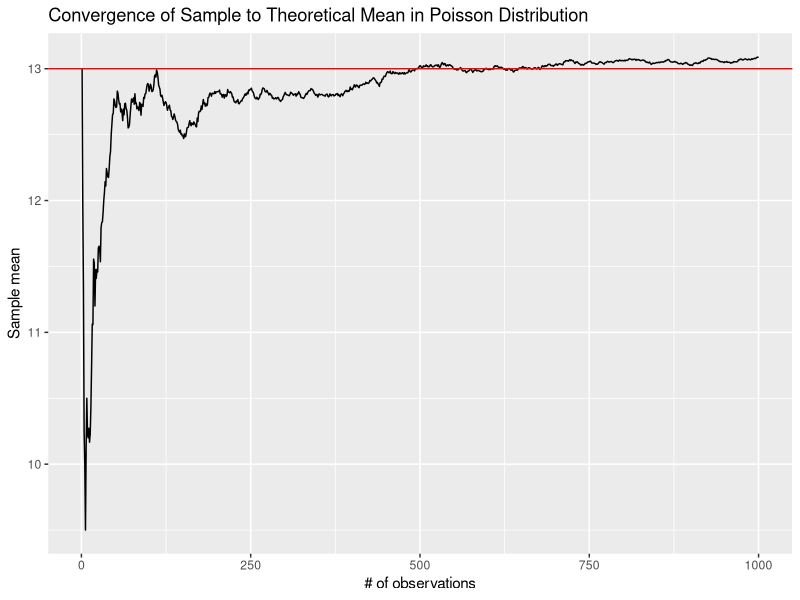
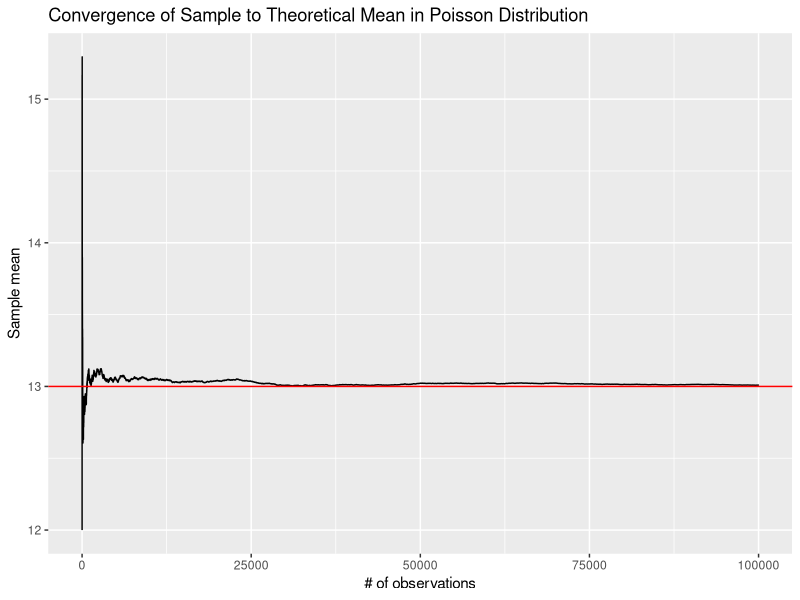
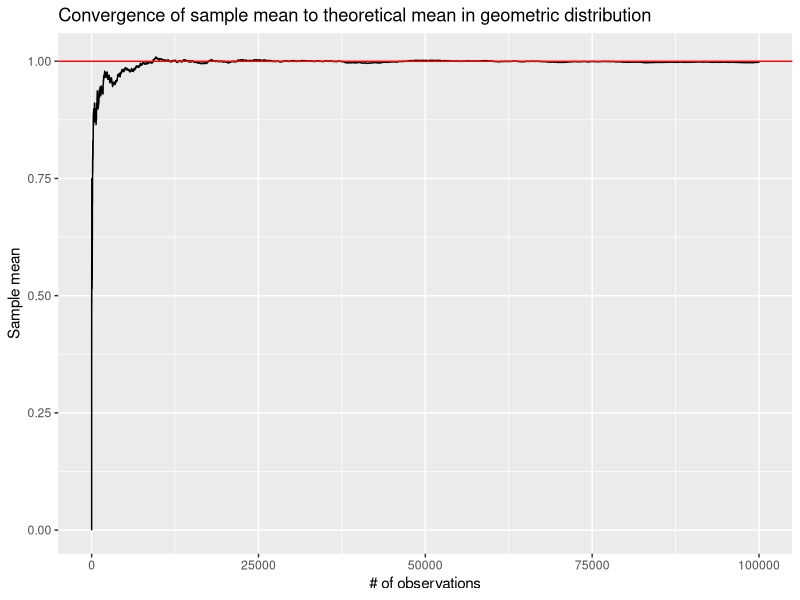
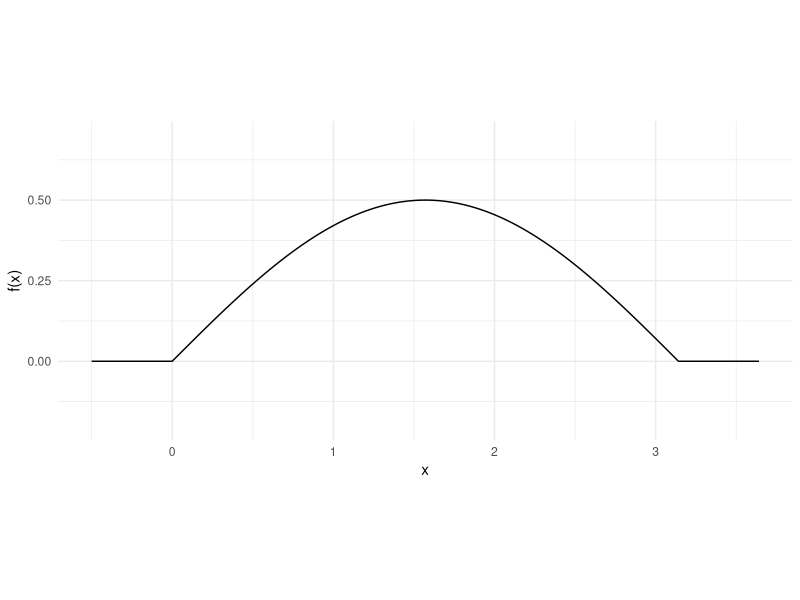
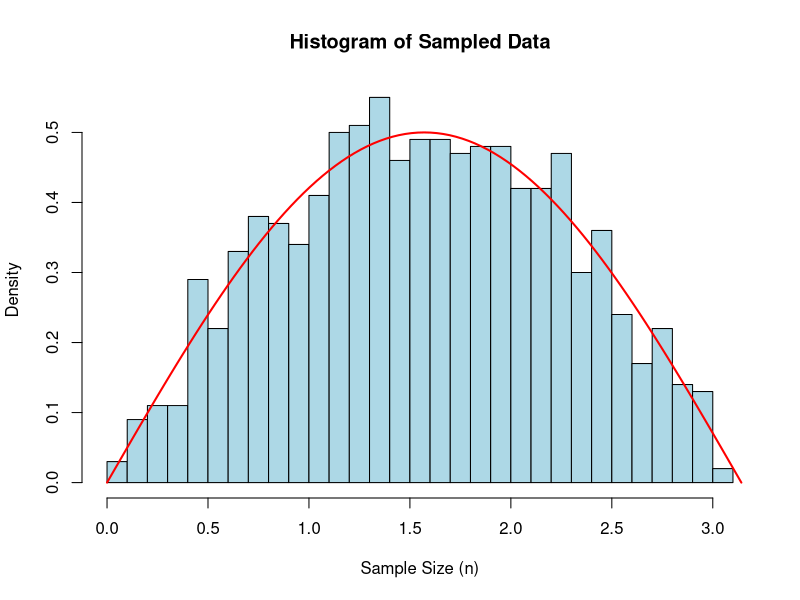
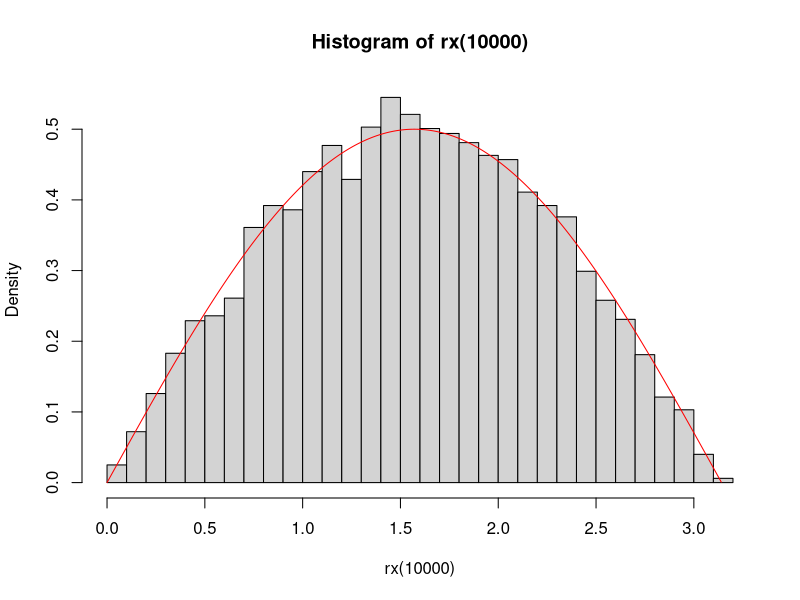

Recreate these plots in R, in order.
## ---- chunk 1
knitr::opts_chunk$set(echo=T,eval=T,message=F,warning=F,fig.align='center')
library(tidyverse)
## ---- chunk 2
average_distance_in_box = function(num_samples=1e5, width=10, height=10, depth=15) {
  points1 = cbind(runif(num_samples, 0, width), 
                   runif(num_samples, 0, height), 
                   runif(num_samples, 0, depth))
  points2 = cbind(runif(num_samples, 0, width), 
                   runif(num_samples, 0, height), 
                   runif(num_samples, 0, depth))
  
  distances = sqrt(rowSums((points1 - points2)^2))
  mean(distances)
}

print(average_distance_in_box())

## ---- chunk 3
triangle_area_circle = function() {
  angles = runif(3, 0, 2 * pi)  
  points = cbind(cos(angles), sin(angles))  
  
  return(0.5 * abs(points[1,1] * (points[2,2] - points[3,2]) + 
                   points[2,1] * (points[3,2] - points[1,2]) + 
                   points[3,1] * (points[1,2] - points[2,2])))
}

num_samples = 1e5
average_area = mean(replicate(num_samples, triangle_area_circle()))

average_area

## ---- chunk 4
expected_perimeter_triangle = function(num_samples=1e5) {
  perimeters = numeric(num_samples)
  
  for (i in 1:num_samples) {
    points = cbind(runif(3, 0, 1), runif(3, 0, 1))
    
    d1 = sqrt(sum((points[1,] - points[2,])^2))
    d2 = sqrt(sum((points[2,] - points[3,])^2))
    d3 = sqrt(sum((points[3,] - points[1,])^2))
    
    perimeters[i] = d1 + d2 + d3
  }
  
  mean(perimeters)
}

expected_perimeter_triangle()
## ---- chunk 5
average_distance_disc = function(num_samples=1e5, radius=1) {
  distances = numeric(num_samples)
  
  for (i in 1:num_samples) {
    r = sqrt(runif(1, 0, 1)) * radius
    theta = runif(1, 0, 2 * pi)
    
    x = r * cos(theta)
    y = r * sin(theta)
    
    distances[i] = sqrt(x^2 + y^2)
  }
  
  mean(distances)
}

average_distance_disc()
## ---- chunk 6
df_2a = data.frame(n = 1:1000, x = rpois(n = 1000, lambda = 13))
## ---- chunk 7
df_2b = df_2a %>%
  mutate(xbar = cumsum(x)/n)
## ---- chunk 8
ggplot(df_2b, aes(x = n, y = xbar)) +
  geom_line() +
  geom_hline(yintercept = 13, color = "red") +
  ggtitle("Convergence of Sample to Theoretical Mean in Poisson Distribution") +
  xlab("# of observations") +
  ylab("Sample mean")
## ---- chunk 9
# On the left side of the graph containing fewer observations, the sample mean is highly volatile and random, but as the number of observations increases, the sample mean converges somewhat to the theoretical mean. This is what I was expecting because of the law of large numbers.
## ---- chunk 10
df_2d1 = data.frame(n = 1:1e5, x = rpois(n = 1e5, lambda = 13))
df_2d = df_2d1 %>%
  mutate(xbar = cumsum(x)/n)

ggplot(df_2d, aes(x = n, y = xbar)) +
  geom_line() +
  scale_x_continuous() +
  geom_hline(yintercept = 13, color = "red") +
  ggtitle("Convergence of Sample to Theoretical Mean in Poisson Distribution") +
  xlab("# of observations") +
  ylab("Sample mean")
## ---- chunk 11
df_2e1 = data.frame(n = 1:1e5, x = rgeom(n = 1e5, prob = 0.5))
df_2e = df_2e1 %>%
  mutate(xbar = cumsum(x)/n)

ggplot(df_2e, aes(x = n, y = xbar)) +
  geom_line() +
  scale_x_continuous() +
  geom_hline(yintercept = 1, color = "red") +
  ggtitle("Convergence of sample mean to theoretical mean in geometric distribution") +
  xlab("# of observations") +
  ylab("Sample mean")
## ---- chunk 12
# My random variable follows a geometric distribution. The theoretical mean for a geometric distribution is 1, based on the geometric mean formula. This result aligns with my expectations, as the sample appears to converge to the theoretical mean within the first 500 observations.
## ---- chunk 13
set.seed(123) 
num_simulations = 1e5

wall_width = 242
billy_mean = 80
billy_sd = 0.7

billy_samples = matrix(rnorm(num_simulations * 3, billy_mean, billy_sd), ncol = 3)
total_billy_widths = rowSums(billy_samples)

expected_total_width = mean(total_billy_widths)
std_total_width = sd(total_billy_widths)
expected_total_width
std_total_width
## ---- chunk 14
prob_fit_3_billys = mean(total_billy_widths <= wall_width)
prob_fit_3_billys
## ---- chunk 15
quantile_99 = quantile(total_billy_widths, 0.99)
quantile_99
## ---- chunk 16
goat_mean = 79
goat_sd = 0.4
gruff_mean = 81
gruff_sd = 0.6

goat_samples = rnorm(num_simulations, goat_mean, goat_sd)
gruff_samples = rnorm(num_simulations, gruff_mean, gruff_sd)
billy_sample = rnorm(num_simulations, billy_mean, billy_sd)

total_mixed_widths = billy_sample + goat_samples + gruff_samples

prob_fit_mixed = mean(total_mixed_widths <= wall_width)
prob_fit_mixed
## ---- chunk 17
# The scoring function is provided for you. 
# You can feed it a single width or a vector of widths
score <- function(width){
  scores <- rep(0, length(width))
  scores[width<=242] <- width[width<=242]/242*100 
  return(mean(scores))
}
score_3_billys = score(total_billy_widths)
score_mixed = score(total_mixed_widths)

score_3_billys
score_mixed
## ---- chunk 18
# The combination that gives the highest expected score is Billy, Goat, Gruff.
## ---- chunk 19
# here we define a *vectorized* function to evaluate the density of X
pdf_x = function(x) {
  # ifelse is like a function version of an if statement.
  # We use it here to ensure that pdf_x can operate directly on vectors.
  return(ifelse(0<=x & x<=pi , .5*sin(x) , 0 ))
}

# showing the PDF in a plot
ggplot() + geom_function(fun=pdf_x, n=10001) + 
  coord_fixed(ratio=2) + theme_minimal() + 
  xlim(c(-.5,pi+.5)) + ylim(-.2,.7) + labs(x="x", y="f(x)")
## ---- chunk 20
# inverse_cdf = arccos(1-2x)
## ---- chunk 21
# complete the function
set.seed(123) 

rx = function(n) {
  u = runif(n) 
  return(acos(1 - 2 * u)) 
}

sample_data <- rx(1000)

hist(sample_data, probability=TRUE, breaks=25, 
     main="Histogram of Sampled Data", 
     xlab="Sample Size (n)", col="lightblue")

curve(0.5 * sin(x), from=0, to=pi, col="red", add=TRUE, lwd=2)
  


# The histogram should look like the PDF we plotted above.
# Un-comment the following lines of code and check it looks correct

hist(rx(10000), probability=TRUE, breaks=25)
lines(x=seq(0,pi,.01), y=pdf_x(seq(0,pi,.01)), col='red')


